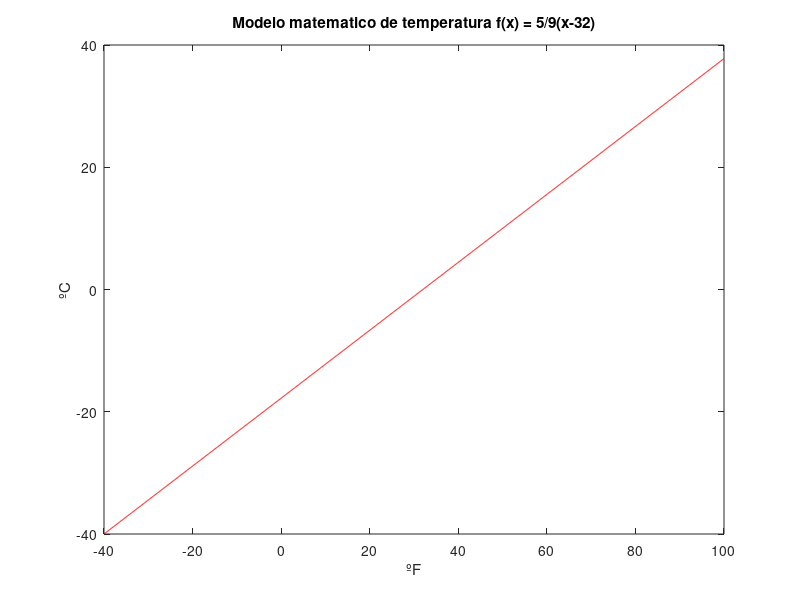

This figure's MATLAB source:
% Titulo: Modelo matematico de temperatura 
% Descriocion: Scrip para graficar f(x) = 5/9(x-32)
% Autor: Raul Hernandez Lopez @Neo
% Fecha: miercoles 14 de abril del 2021

%Limpiar variables.
clear

%Establecemos el dominio de la funcion.
x=-40:0.1:100;

%Asigna el valor de la funcion.
y=((x-32)/9)*5;

%Genera la grafica 
plot(x,y, 'r');

%Asigna un nombre a la grafica 
title("Modelo matematico de temperatura f(x) = 5/9(x-32)");

%Nombra la recta x
xlabel("ºF");

%Nombra la recta y
ylabel("ºC");
